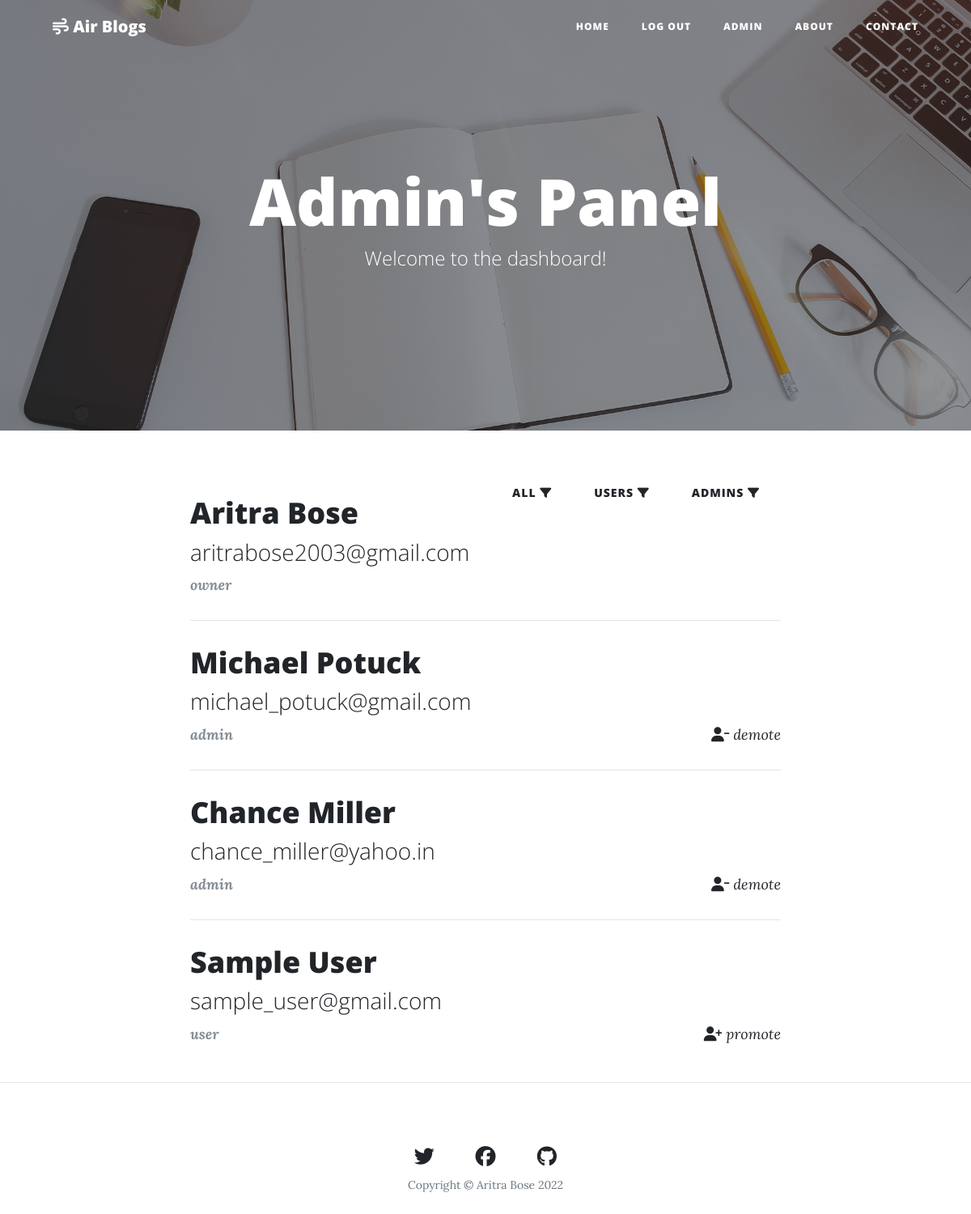
The app's page /dashboard/all (signed in) with its own data.
### main.py (models this page shows)
class User(UserMixin, db.Model):
    __tablename__ = "users"
    id = db.Column(db.Integer, primary_key=True)
    email = db.Column(db.String(256), unique=True)
    password = db.Column(db.String(256))
    name = db.Column(db.String(256))
    role = db.Column(db.String(256))
    blog_posts = relationship("BlogPost", back_populates="author")
    comments = relationship("Comment", back_populates="comment_author")

### app.py (the view)
@app.route('/dashboard/<choice>')
@login_required
@admin_only
def admin(choice):
    all_users = []
    if choice == 'all':
        all_users = db.session.query(User).all()
    if choice == 'admins':
        all_users = db.session.query(User).filter_by(role='admin').all()
    if choice == 'users':
        all_users = db.session.query(User).filter_by(role='user').all()
    return render_template('admin-panel.html', users=all_users)

### app.py (called while the page is built)
@login_manager.user_loader
def load_user(user_id):
    return User.query.get(int(user_id))

def admin_only(f):
    @wraps(f)
    def decorated_function(*args, **kwargs):
        if current_user.role != "admin" and current_user.role != "owner":
            return abort(403)
        return f(*args, **kwargs)
    return decorated_function

### templates/admin-panel.html
{% include "header.html" %}
        <header class="masthead" style="background-image: url({{ url_for('static', filename='assets/img/home-bg.jpg') }})">
            <div class="overlay"></div>
            <div class="container">
                <div class="row">
                    <div class="col-lg-8 col-md-10 mx-auto">
                        <div class="site-heading">
                            <h1>Admin's Panel</h1>
                            <span class="subheading">Welcome to the dashboard!</span>
                        </div>
                    </div>
                </div>
            </div>
        </header>
        <div class="container">
            <div class="row">
                <div class="col-lg-8 col-md-10 mx-auto">
                    <div class="post-preview">
                        <a class="btn float-right" href="{{url_for('admin', choice='admins')}}">
                            admins <i class="fa-solid fa-filter"></i>
                        </a>
                        <a class="btn float-right" href="{{url_for('admin', choice='users')}}">
                            users <i class="fa-solid fa-filter"></i>
                        </a>
                        <a class="btn float-right" href="{{url_for('admin', choice='all')}}">
                            all <i class="fa-solid fa-filter"></i>
                        </a>
                    </div>
                    {% for user in users %}
                        <div class="post-preview">
                            <a href="mailto:{{ user.email }}">
                                <h2 class="post-title">{{ user.name }}</h2>
                                <h3 class="post-subtitle">{{ user.email }}</h3>
                            </a>
                            <p class="post-meta">
                                <b>{{ user.role }}</b>
                                {% if current_user.id != user.id and user.role != 'owner' %}
                                    {% if user.role == 'admin' %}
                                        <a class="float-right" href="{{ url_for('remove_from_admin', user_id=user.id) }}">
                                            <i class="fa-solid fa-user-minus"></i> demote
                                        </a>
                                    {% else %}
                                        <a class="float-right" href="{{ url_for('make_admin', user_id=user.id) }}">
                                            <i class="fa-solid fa-user-plus"></i> promote
                                        </a>
                                    {% endif %}
                                {% endif %}
                            </p>
                        </div>
                        {% if users[-1] != user %}
                            <hr>
                        {% endif %}
                    {% endfor %}
                </div>
            </div>
        </div>
    <hr>
{% include "footer.html" %}

### static/css/styles.css (style rules this page uses)
body { font-size: 20px; color: #212529; font-family: 'Lora', 'Times New Roman', serif; }
p { line-height: 1.5; margin: 30px 0; }
p a { text-decoration: underline; }
h1, h2, h3, h4, h5, h6 { font-weight: 800; font-family: 'Open Sans', 'Helvetica Neue', Helvetica, Arial, sans-serif; }
a { color: #212529; transition: all 0.2s; }
header.masthead { margin-bottom: 50px; background: no-repeat center center; background-color: #868e96; background-attachment: scroll; position: relative; background-size: cover; }
header.masthead .overlay { position: absolute; top: 0; left: 0; height: 100%; width: 100%; background-color: #212529; opacity: 0.5; }
header.masthead .page-heading, header.masthead .post-heading, header.masthead .site-heading { padding: 200px 0 150px; color: white; }
@media only screen and (min-width: 768px) { header.masthead .page-heading, header.masthead .post-heading, header.masthead .site-heading { padding: 200px 0; } }
header.masthead .page-heading, header.masthead .site-heading { text-align: center; }
header.masthead .page-heading h1, header.masthead .site-heading h1 { font-size: 50px; margin-top: 0; }
header.masthead .page-heading .subheading, header.masthead .site-heading .subheading { font-size: 24px; font-weight: 300; line-height: 1.1; display: block; margin: 10px 0 0; font-family: 'Open Sans', 'Helvetica Neue', Helvetica, Arial, sans-serif; }
@media only screen and (min-width: 768px) { header.masthead .page-heading h1, header.masthead .site-heading h1 { font-size: 80px; } }
.post-preview > a { color: #212529; }
.post-preview > a > .post-title { font-size: 30px; margin-top: 30px; margin-bottom: 10px; }
.post-preview > a > .post-subtitle { font-weight: 300; margin: 0 0 10px; }
.post-preview > .post-meta { font-size: 18px; font-style: italic; margin-top: 0; color: #868e96; }
.post-preview > .post-meta > a { text-decoration: none; color: #212529; }
@media only screen and (min-width: 768px) { .post-preview > a > .post-title { font-size: 36px; } }
.btn { font-size: 14px; font-weight: 800; padding: 15px 25px; letter-spacing: 1px; text-transform: uppercase; border-radius: 5px; font-family: 'Open Sans', 'Helvetica Neue', Helvetica, Arial, sans-serif; }

### records on screen
User: name "Aritra Bose", email "aritrabose2003@gmail.com", role "owner"
User: name "Michael Potuck", email "michael_potuck@gmail.com", role "admin"
User: name "Chance Miller", email "chance_miller@yahoo.in", role "admin"
User: name "Sample User", email "sample_user@gmail.com", role "user"
